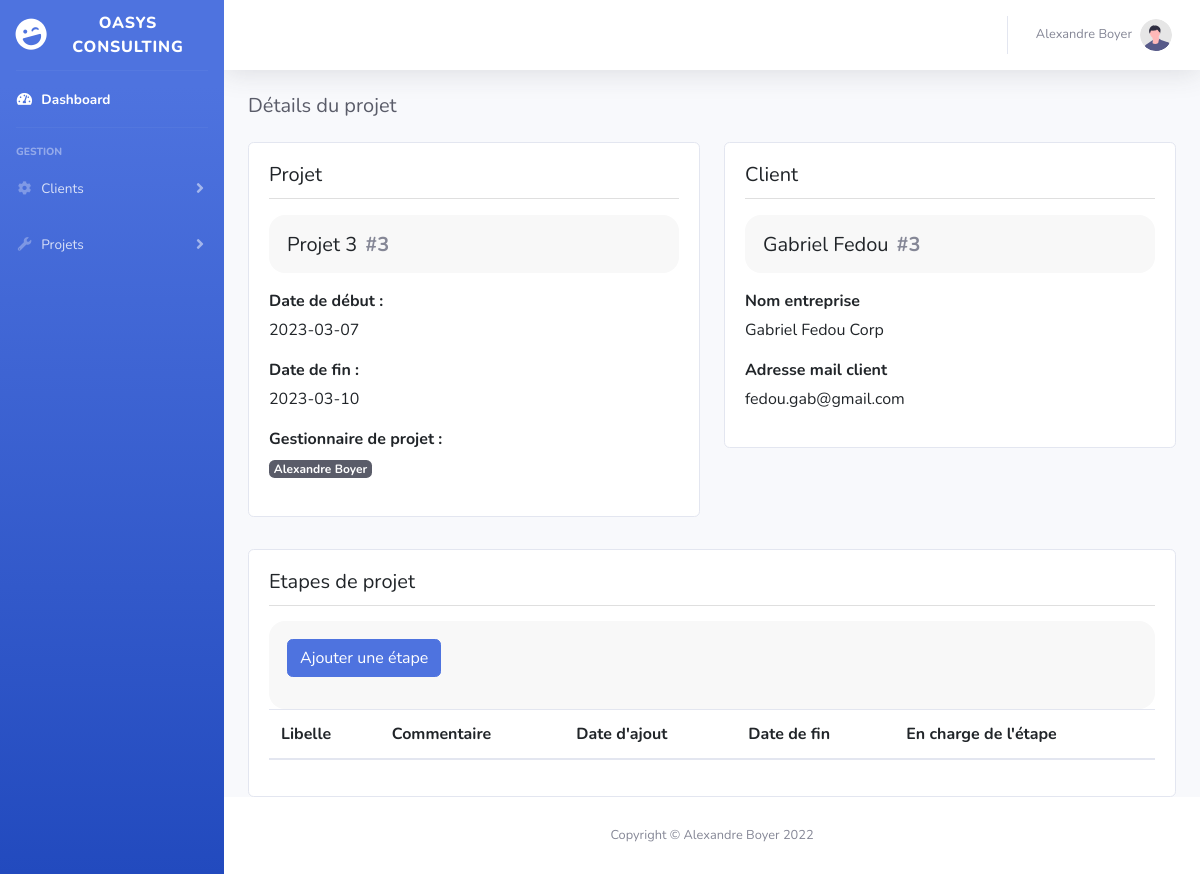
Page /controller/Route.php?action=project&project_number=3 (signed in) on the earlier database version.
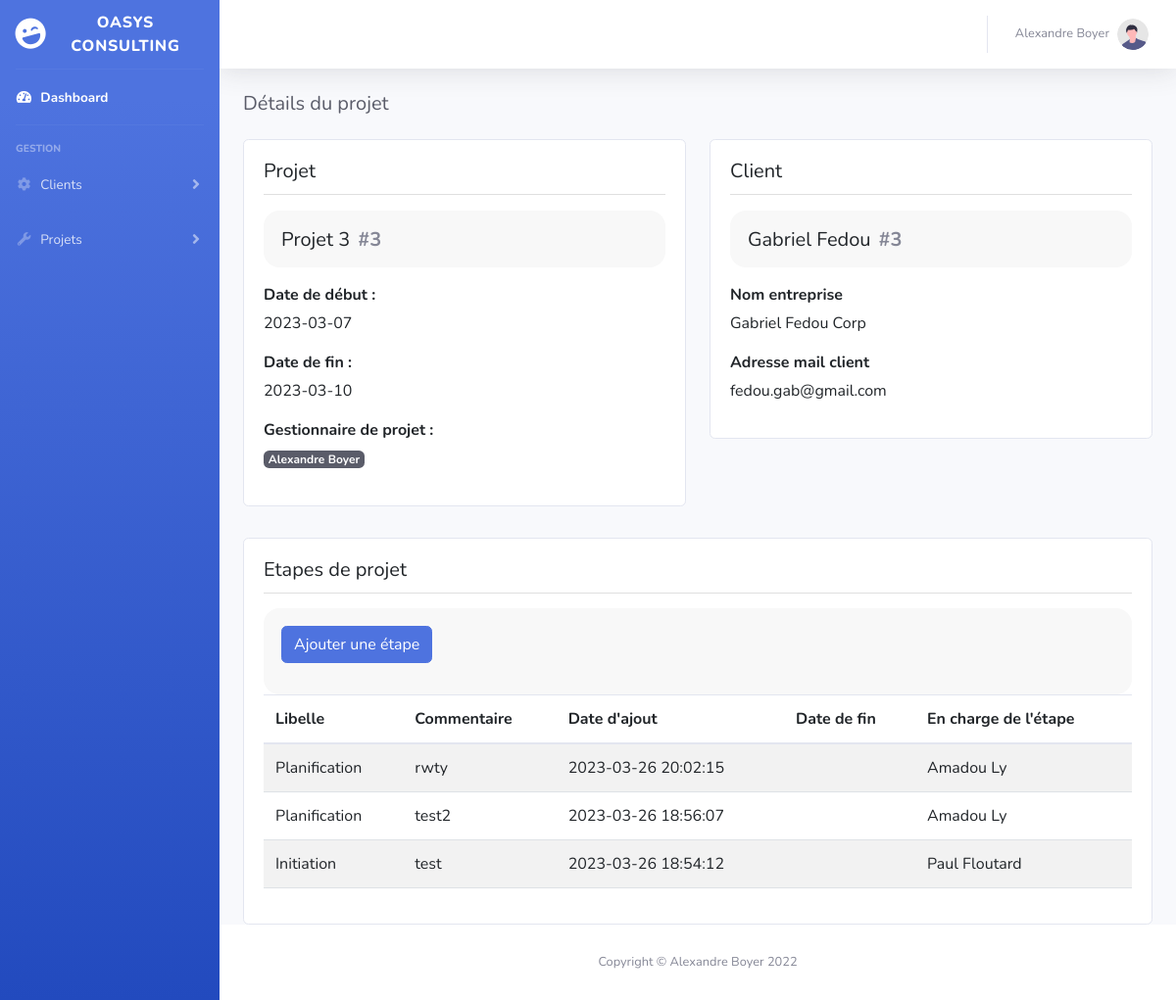
Same page on the later database version.
### tables this page shows
CREATE TABLE `projet` (
  `code_projet` int(11) NOT NULL,
  `libelle_projet` varchar(50) NOT NULL,
  `date_de_debut_projet` date NOT NULL,
  `date_de_fin_projet` date DEFAULT NULL,
  `taux_horaire_projet` int(11) DEFAULT NULL,
  `id_user` int(11) NOT NULL,
  `id_facturation` int(11) DEFAULT NULL,
  `id_client` int(11) NOT NULL
);

CREATE TABLE `user` (
  `id_user` int(11) NOT NULL,
  `adresse_mail_user` varchar(255) DEFAULT NULL,
  `password_user` varchar(255) DEFAULT NULL,
  `nom_user` varchar(50) DEFAULT NULL,
  `prenom_user` varchar(50) DEFAULT NULL,
  `id_role` int(11) NOT NULL
);

CREATE TABLE `client` (
  `id_client` int(11) NOT NULL,
  `adresse_mail_client` varchar(255) DEFAULT NULL,
  `nom_client` varchar(255) DEFAULT NULL,
  `prenom_client` varchar(255) DEFAULT NULL,
  `nom_entreprise_client` varchar(255) NOT NULL
);

CREATE TABLE `etape_projet` (
  `id_etape_projet` int(11) NOT NULL,
  `commentaire_etape_projet` varchar(255) NOT NULL,
  `date_add` datetime NOT NULL,
  `date_end` datetime DEFAULT NULL,
  `code_projet` int(11) NOT NULL,
  `id_type_etape_projet` int(11) NOT NULL
);

CREATE TABLE `type_etape_projet` (
  `id_type_etape_projet` int(11) NOT NULL,
  `libelle_type_etape_projet` varchar(50) NOT NULL
);

### view/project.php (the view, shortened to what the rows shown need)
<!DOCTYPE html>
<html lang="fr">
    <head>
        <link href="../assets/vendor/fontawesome-free/css/all.min.css" rel="stylesheet" type="text/css">
        <link href="https://cdn.jsdelivr.net/npm/bootstrap@5.3.0-alpha1/dist/css/bootstrap.min.css" rel="stylesheet">
        <link href="../assets/css/sb-admin-2.min.css" rel="stylesheet">
        <link href="../assets/css/sb-admin-2.css" rel="stylesheet">
    </head>
    <body id="page-top">
    <div id="wrapper">
        <?php
        include('../assets/include/header.php');
        ?>
        <div id="content-wrapper" class="d-flex flex-column">
            <div id="content">
                <?php
                include('../assets/include/topbar.php');
                ?>
                <div class="container-fluid">
                    <h1 class="h3 mb-4 text-gray-800">Détails du projet</h1>
                    <div class="row">
                        <div class="col-sm-6" id="projet">
                            <div class="card">
                                <div class="card-body">
                                    <div id="projectInfo" class="info-block">
                                        <div class="row">
                                            <div class="col-xxl-7">
                                                <h3 class="mb-0">
                                                    <?php
                                                        foreach($infosProjects as $infoProject) {
                                                            echo $infoProject->getLibelle_projet().'<strong class="text-muted ml-2">#'.$infoProject->getCode_projet().'</strong>';
                                                    }?>
                                                </h3>
                                            </div>
                                        </div>
                                    </div>
                                    <div class="row mt-3">
                                        <div id="dateProjet" class="col-xxl-6">
                                            <p class="mb-1">
                                                <strong>Date de début :</strong>
                                            </p>
                                            <p>
                                                <?php
                                                    foreach($infosProjects as $infoProject) {
                                                        echo $infoProject->getDate_de_debut_projet();
                                                }?>
                                            </p>
                                            <p class="mb-1">
                                                <strong>Date de fin :</strong>
                                            </p>
                                            <p>
                                                <?php
                                                    foreach($infosProjects as $infoProject) {
                                                        echo $infoProject->getDate_de_fin_projet();
                                                }?>
                                            </p>
                                        </div>
                                        <div id="gestionnaireProjet" class="col-xxl-6">
                                            <p>
                                                <span class="badge rounded badge-dark">
                                                    <?php
                                                        foreach($infosProjects as $infoProject) {
                                                            echo $infoProject->getPrenom_gestionnaire_projet()." ".$infoProject->getNom_gestionnaire_projet();
                                                    }?>
                                                </span>
                                            </p>
                                        </div>
                                    </div>
                                </div>
                            </div>
                        </div>
                        <div class="col-sm-6" id="client">
                            <div class="card">
                                <div class="card-body">
                                    <div id="clientInfo" class="info-block">
                                        <div class="row">
                                            <div class="col-xxl-7">
                                                <h3 class="mb-0">
                                                    <?php
                                                    foreach($infosProjects as $infoProject) {
                                                        echo $infoProject->getPrenom_client()." ".$infoProject->getNom_client().'<strong class="text-muted ml-2">#'.$infoProject->getId_client().'</strong>';
                                                    }?>
                                                </h3>
                                            </div>
                                        </div>
                                    </div>
                                    <div class="row mt-3">
                                        <div id="preciseClientInfo" class="col-xxl-6">
                                            <p class="mb-1">
                                                <strong>Nom entreprise</strong>
                                            </p>
                                            <p>
                                                <?php
                                                foreach($infosClients as $infosClient) {
                                                    echo $infosClient->getNom_entreprise_client();
                                                }?>
                                            </p>
                                        </div>
                                        <div id="preciseClientInfo_suite" class="col-xxl-6">
                                            <p class="mb-1">
                                                <strong>Adresse mail client</strong>
                                            </p>
                                            <p>
                                                <?php
                                                foreach($infosClients as $infosClient) {
                                                    echo $infosClient->getAdresse_mail_client();
                                                }?>
                                            </p>
                                        </div>
                                    </div>
                                </div>
                            </div>
                        </div>
                        <div class="col-sm-12" id="etapes_projet">
                            <div class="card">
                                <div class="card-body">
                                    <table class="table table-striped">
                                        <thead>
                                        <tr>
                                            <th scope="col">Libelle</th>
                                            <th scope="col">Commentaire</th>
                                            <th scope="col">Date d'ajout</th>
                                            <th scope="col">Date de fin</th>
                                            <th scope="col">En charge de l'étape</th>
                                        </tr>
                                        </thead>
                                        <tbody>
                                        <?php
                                        foreach($listProjectStage as $projectStage) {
                                            echo "<tr>";
                                                echo "<td>".$projectStage->getLibelle_etape_projet()."</td>";
                                                echo "<td>".$projectStage->getCommentaire_etape_projet()."</td>";
                                                echo "<td>".$projectStage->getDate_add_etape_projet()."</td>";
                                                echo "<td>".$projectStage->getDate_end_etape_projet()."</td>";
                                                echo "<td>".$projectStage->getPrenom_Nom_user()."</td>";
                                            echo "</tr>";
                                        }?>
                                        </tbody>
                                    </table>
                                </div>
                            </div>
                        </div>
                    </div>
                </div>
            </div>
            <?php
            include('../assets/include/footer.php');
            ?>
        </div>
    </div>
    </body>
</html>

Differences in the rows shown:
added etape_projet: id_type_etape_projet.libelle_type_etape_projet "Planification", commentaire_etape_projet "rwty", date_add "2023-03-26 20:02:15", Prenom_Nom_user "Amadou Ly"
added etape_projet: id_type_etape_projet.libelle_type_etape_projet "Planification", commentaire_etape_projet "test2", date_add "2023-03-26 18:56:07", Prenom_Nom_user "Amadou Ly"
added etape_projet: id_type_etape_projet.libelle_type_etape_projet "Initiation", commentaire_etape_projet "test", date_add "2023-03-26 18:54:12", Prenom_Nom_user "Paul Floutard"
